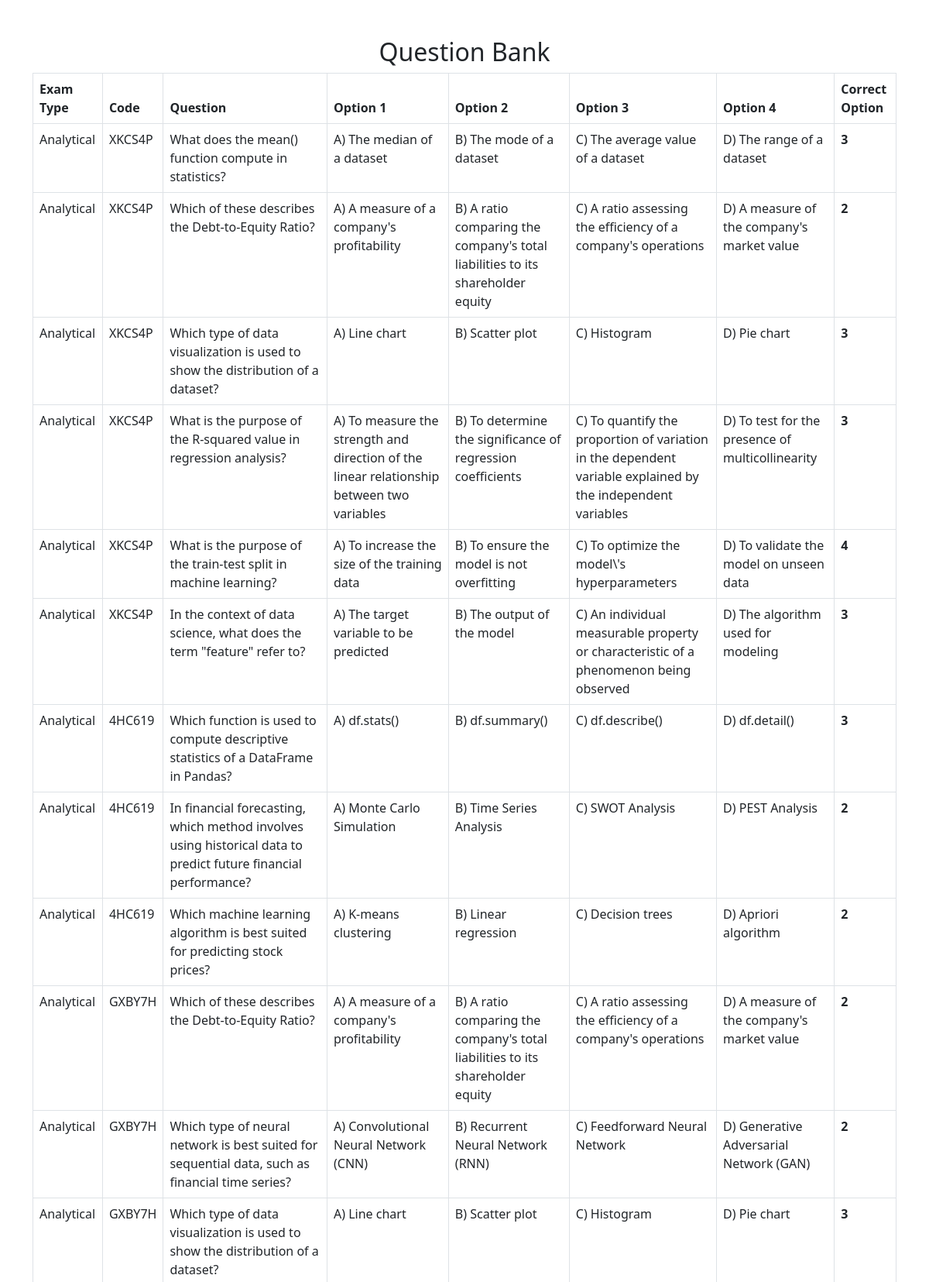
Page /view_question_bank.php (upper part) on the committed database.
### tables this page shows
CREATE TABLE `question_bank` (
  `id` int(11) NOT NULL,
  `exam_type` varchar(50) DEFAULT NULL,
  `code` varchar(6) DEFAULT NULL,
  `question` text DEFAULT NULL,
  `option1` text DEFAULT NULL,
  `option2` text DEFAULT NULL,
  `option3` text DEFAULT NULL,
  `option4` text DEFAULT NULL,
  `correct_option` int(11) DEFAULT NULL
);

### view_question_bank.php (the view, shortened to what this page needs)
<?php
include 'conn.php';
$query = "SELECT * FROM question_bank ORDER BY id DESC";
$result = $conn->query($query);
?>
<!DOCTYPE html>
<html lang="en">
<head>
    <link rel="stylesheet" href="https://cdn.jsdelivr.net/npm/bootstrap@5.3.0/dist/css/bootstrap.min.css">
</head>
<body>
    <div class="container mt-5">
        <h2 class="text-center">Question Bank</h2>
        <table class="table table-bordered">
            <thead>
                <tr>
                    <th>Exam Type</th>
                    <th>Code</th>
                    <th>Question</th>
                    <th>Option 1</th>
                    <th>Option 2</th>
                    <th>Option 3</th>
                    <th>Option 4</th>
                    <th>Correct Option</th>
                </tr>
            </thead>
            <tbody>
                <?php while ($row = $result->fetch_assoc()): ?>
                    <tr>
                        <td><?= htmlspecialchars($row['exam_type']); ?></td>
                        <td><?= htmlspecialchars($row['code']); ?></td>
                        <td><?= htmlspecialchars($row['question']); ?></td>
                        <td><?= htmlspecialchars($row['option1']); ?></td>
                        <td><?= htmlspecialchars($row['option2']); ?></td>
                        <td><?= htmlspecialchars($row['option3']); ?></td>
                        <td><?= htmlspecialchars($row['option4']); ?></td>
                        <td><strong><?= $row['correct_option']; ?></strong></td>
                    </tr>
                <?php endwhile; ?>
            </tbody>
        </table>
    </div>
</body>
</html>

### rows in the picture
question_bank: exam_type "Analytical", code "XKCS4P", question "What does the mean() function compute in statistics?", option1 "A) The median of a dataset", option2 "B) The mode of a dataset", option3 "C) The average value of a dataset", option4 "D) The range of a dataset", correct_option "3"
question_bank: exam_type "Analytical", code "XKCS4P", question "Which of these describes the Debt-to-Equity Ratio?", option1 "A) A measure of a company's profitability", option2 "B) A ratio comparing the company's total liabilities to its shareholder equity", option3 "C) A ratio assessing the efficiency of a company's operations", option4 "D) A measure of the company's market value", correct_option "2"
question_bank: exam_type "Analytical", code "XKCS4P", question "Which type of data visualization is used to show the distribution of a dataset?", option1 "A) Line chart", option2 "B) Scatter plot", option3 "C) Histogram", option4 "D) Pie chart", correct_option "3"
question_bank: exam_type "Analytical", code "XKCS4P", question "What is the purpose of the R-squared value in regression analysis?", option1 "A) To measure the strength and direction of the linear relationship between two variables", option2 "B) To determine the significance of regression coefficients", option3 "C) To quantify the proportion of variation in the dependent variable explained by the independent variables", option4 "D) To test for the presence of multicollinearity", correct_option "3"
question_bank: exam_type "Analytical", code "XKCS4P", question "What is the purpose of the train-test split in machine learning?", option1 "A) To increase the size of the training data", option2 "B) To ensure the model is not overfitting", option3 "C) To optimize the model\\'s hyperparameters", option4 "D) To validate the model on unseen data", correct_option "4"
question_bank: exam_type "Analytical", code "XKCS4P", question "In the context of data science, what does the term \"feature\" refer to?", option1 "A) The target variable to be predicted", option2 "B) The output of the model", option3 "C) An individual measurable property or characteristic of a phenomenon being observed", option4 "D) The algorithm used for modeling", correct_option "3"
question_bank: exam_type "Analytical", code "4HC619", question "Which function is used to compute descriptive statistics of a DataFrame in Pandas?", option1 "A) df.stats()", option2 "B) df.summary()", option3 "C) df.describe()", option4 "D) df.detail()", correct_option "3"
question_bank: exam_type "Analytical", code "4HC619", question "In financial forecasting, which method involves using historical data to predict future financial performance?", option1 "A) Monte Carlo Simulation", option2 "B) Time Series Analysis", option3 "C) SWOT Analysis", option4 "D) PEST Analysis", correct_option "2"
question_bank: exam_type "Analytical", code "4HC619", question "Which machine learning algorithm is best suited for predicting stock prices?", option1 "A) K-means clustering", option2 "B) Linear regression", option3 "C) Decision trees", option4 "D) Apriori algorithm", correct_option "2"
question_bank: exam_type "Analytical", code "GXBY7H", question "Which of these describes the Debt-to-Equity Ratio?", option1 "A) A measure of a company's profitability", option2 "B) A ratio comparing the company's total liabilities to its shareholder equity", option3 "C) A ratio assessing the efficiency of a company's operations", option4 "D) A measure of the company's market value", correct_option "2"
question_bank: exam_type "Analytical", code "GXBY7H", question "Which type of neural network is best suited for sequential data, such as financial time series?", option1 "A) Convolutional Neural Network (CNN)", option2 "B) Recurrent Neural Network (RNN)", option3 "C) Feedforward Neural Network", option4 "D) Generative Adversarial Network (GAN)", correct_option "2"
question_bank: exam_type "Analytical", code "GXBY7H", question "Which type of data visualization is used to show the distribution of a dataset?", option1 "A) Line chart", option2 "B) Scatter plot", option3 "C) Histogram", option4 "D) Pie chart", correct_option "3"
